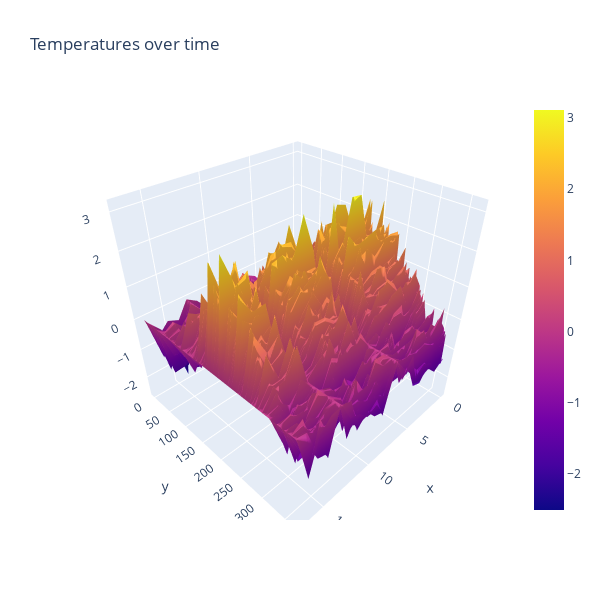

Notebook cell for this chart:
### Code cell
#Plot ALL weather data for all stations for a year 

#X = weather station
#Y = day of the year
#Z = temperature

#you can click/hold in the graph below to rotate!

fig = go.Figure(data=[go.Surface(z=notempyear.values)])
fig.update_layout(title='Temperatures over time', autosize=False,
                  width=600, height=600)
fig.show()

### Figure 1 — Plotly figure (JSON) as saved in the notebook; plotly's stock layout.template omitted (floating-point values rounded to 4 significant figures; data arrays with more than 128 entries replaced by an {"elided": "..."} marker saying what was removed)
{"data": [{"type": "surface", "z": {"elided": "365x18 float values"}}], "layout": {"autosize": false, "height": 600, "title": {"text": "Temperatures over time"}, "width": 600}}
